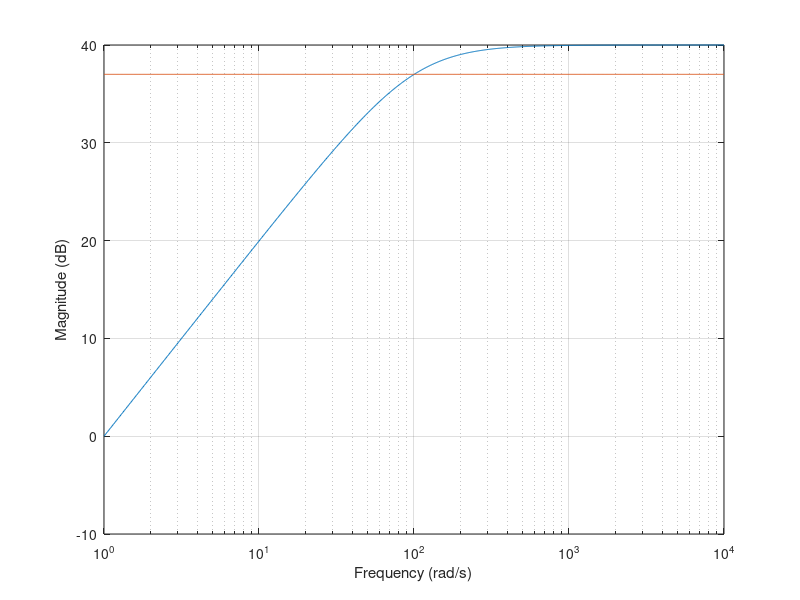

Source code (MATLAB): (Note: this script raises an error after producing the figure.)
clear all
close all
clc

figure(1)
G1 = tf([100 0],[1 100]);
[mag,phase,w]=bode(G1);
magdb = 20*log10(squeeze(mag));
semilogx(w,magdb)
grid on
xlabel('Frequency (rad/s)')
ylabel('Magnitude (dB)')

[ii,jj] = size(w)
bandwidth = (max(magdb)-3)*ones(ii,jj);
hold on
semilogx(w,bandwidth)
A = magdb(iii,jjj)
